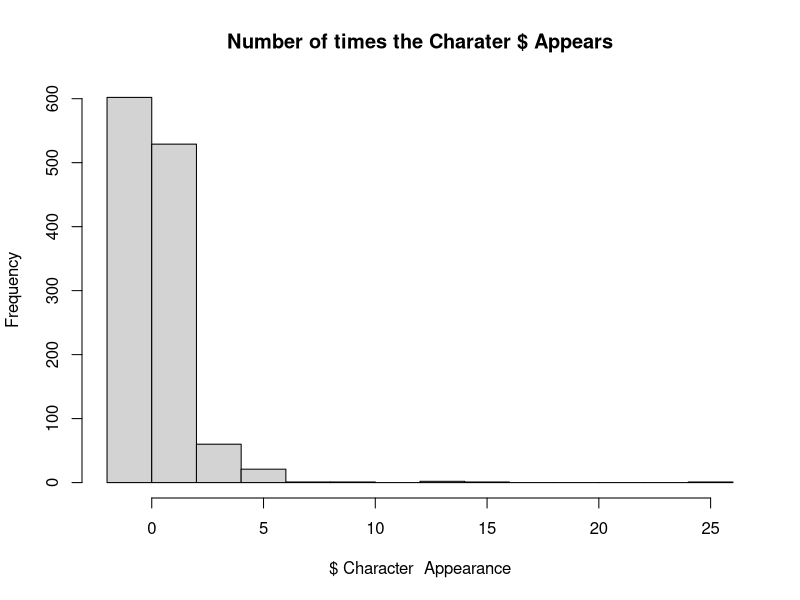
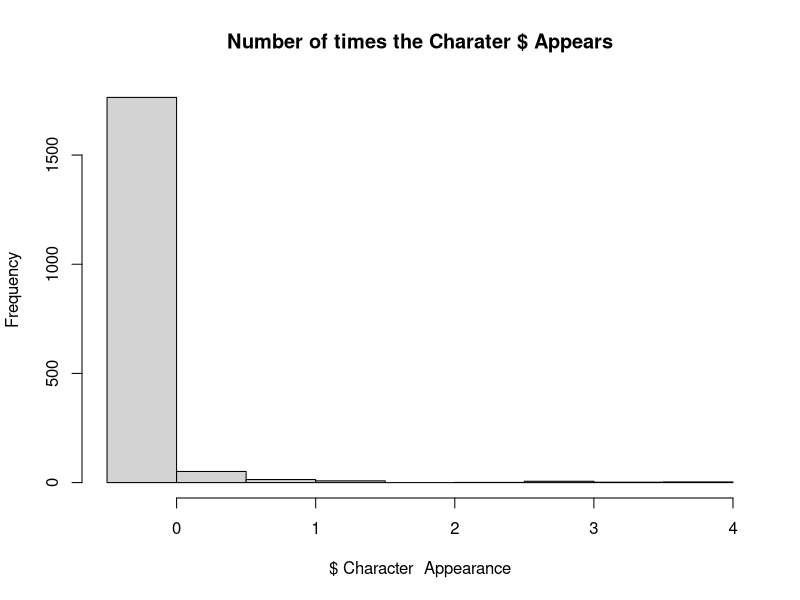
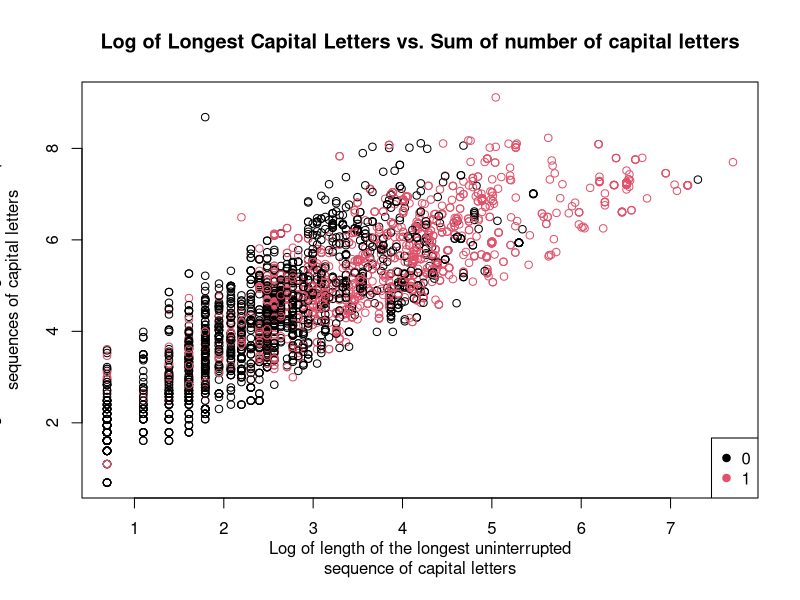
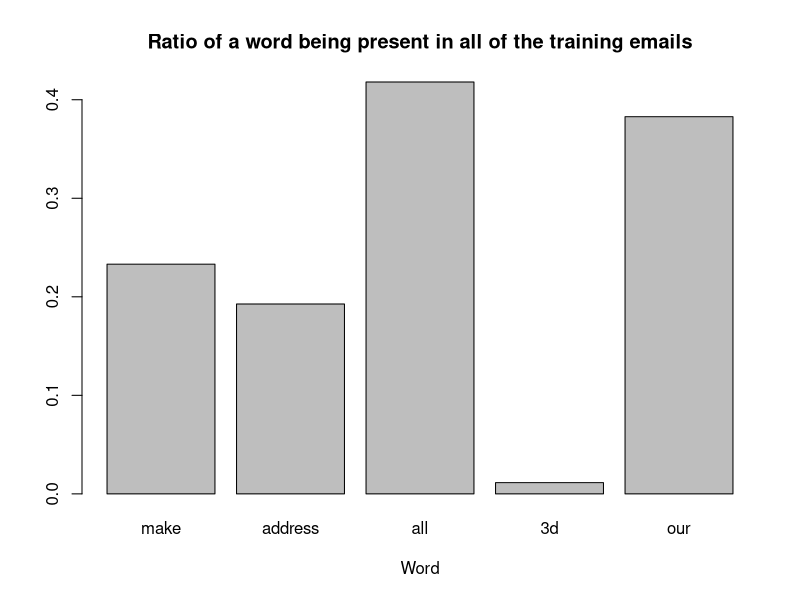

Write R code to recreate these figures, in order.
## ---- chunk 1
knitr::opts_chunk$set(echo = TRUE)
## ---- chunk 2
train = read.table("spam-train.txt",header=FALSE, sep=",")
head(train)
## ---- chunk 3
test = read.table("spam-test.txt",header=FALSE, sep=",")
head(test)
## ---- chunk 4
train_Standardized = data.frame(scale(train))
train_Standardized$V58 = train$V58
train_Standardized
## ---- chunk 5
test_Standardized = data.frame(scale(test))
test_Standardized$V58 = test$V58
head(test_Standardized)
## ---- chunk 6
spamStandTrain = train_Standardized[train_Standardized$V58 == 1,]
hist(spamStandTrain$V53,main="Number of times the Charater $ Appears", xlab="$ Character  Appearance")
## ---- chunk 7
NotspamStandTrain = train_Standardized[train_Standardized$V58 == 0,]
hist(NotspamStandTrain$V53,main="Number of times the Charater $ Appears", xlab="$ Character  Appearance")
## ---- chunk 8
train_Log = data.frame(log(train+1))
train_Log$V58 = train$V58
head(train_Log)
## ---- chunk 9
test_Log = data.frame(log(test+1))
test_Log$V58 = test$V58
head(test_Log)
## ---- chunk 10
plot(train_Log$V56, train_Log$V57, col=factor(train_Log$V58),xlab="Log of length of the longest uninterrupted
sequence of capital letters", ylab="Log of sum of the lengths of uninterrupted
sequences of capital letters",main="Log of Longest Capital Letters vs. Sum of number of capital letters")
legend("bottomright",
       legend = levels(factor(train_Log$V58)),
       pch = 19,
       col = factor(levels(factor(train_Log$V58))))
## ---- chunk 11
train_Discretize = data.frame(train>0)
train_Discretize$V58 = train$V58
train_Discretize = train_Discretize*1
head(train_Discretize)
## ---- chunk 12
test_Discretize = data.frame(test>0)
test_Discretize$V58 = test$V58
test_Discretize = test_Discretize*1
head(test_Discretize)
## ---- chunk 13
discLabels = c("make", "address", "all", "3d", "our")
means = c(mean(train_Discretize$V1),mean(train_Discretize$V2),mean(train_Discretize$V3),mean(train_Discretize$V4),mean(train_Discretize$V5))

barplot(means, main="Ratio of a word being present in all of the training emails",names.arg = discLabels,
   xlab="Word")
